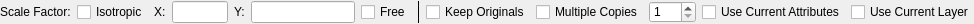
<?xml version="1.0" encoding="UTF-8"?>
<ui version="4.0">
 <class>LC_ModifyScaleOptions</class>
 <widget class="QWidget" name="LC_ModifyScaleOptions">
  <property name="geometry">
   <rect>
    <x>0</x>
    <y>0</y>
    <width>974</width>
    <height>24</height>
   </rect>
  </property>
  <property name="sizePolicy">
   <sizepolicy hsizetype="Preferred" vsizetype="Preferred">
    <horstretch>0</horstretch>
    <verstretch>0</verstretch>
   </sizepolicy>
  </property>
  <property name="minimumSize">
   <size>
    <width>128</width>
    <height>22</height>
   </size>
  </property>
  <property name="maximumSize">
   <size>
    <width>16777215</width>
    <height>16777215</height>
   </size>
  </property>
  <property name="windowTitle">
   <string>Move Rotate Options</string>
  </property>
  <layout class="QGridLayout" name="gridLayout">
   <property name="leftMargin">
    <number>0</number>
   </property>
   <property name="topMargin">
    <number>1</number>
   </property>
   <property name="rightMargin">
    <number>0</number>
   </property>
   <property name="bottomMargin">
    <number>1</number>
   </property>
   <item row="0" column="5">
    <widget class="QLineEdit" name="leFactorY">
     <property name="toolTip">
      <string>Scale factor for Y axis</string>
     </property>
    </widget>
   </item>
   <item row="0" column="13">
    <spacer name="horizontalSpacer">
     <property name="orientation">
      <enum>Qt::Horizontal</enum>
     </property>
     <property name="sizeHint" stdset="0">
      <size>
       <width>0</width>
       <height>20</height>
      </size>
     </property>
    </spacer>
   </item>
   <item row="0" column="2">
    <widget class="QLabel" name="label">
     <property name="text">
      <string>X:</string>
     </property>
    </widget>
   </item>
   <item row="0" column="4">
    <widget class="QLabel" name="label_2">
     <property name="text">
      <string>Y:</string>
     </property>
    </widget>
   </item>
   <item row="0" column="6">
    <widget class="QCheckBox" name="cbExplicitFactor">
     <property name="toolTip">
      <string>If checked, factor will be freely selected by mouse. Otherwise, specified values of factors will be used.</string>
     </property>
     <property name="text">
      <string>Free</string>
     </property>
    </widget>
   </item>
   <item row="0" column="8">
    <widget class="QCheckBox" name="cbKeepOriginals">
     <property name="toolTip">
      <string>If checked, original entities will survive, otherwise they will be removed.</string>
     </property>
     <property name="text">
      <string>Keep Originals</string>
     </property>
    </widget>
   </item>
   <item row="0" column="10">
    <widget class="QSpinBox" name="sbNumberOfCopies">
     <property name="toolTip">
      <string>Number of copies</string>
     </property>
     <property name="minimum">
      <number>1</number>
     </property>
     <property name="maximum">
      <number>100</number>
     </property>
    </widget>
   </item>
   <item row="0" column="11">
    <widget class="QCheckBox" name="cbCurrentAttr">
     <property name="toolTip">
      <string>If checked, current attributes will be applied to created entities, otherwise original ones will be used. </string>
     </property>
     <property name="text">
      <string>Use Current Attributes</string>
     </property>
    </widget>
   </item>
   <item row="0" column="1">
    <widget class="QCheckBox" name="cbIsotrpic">
     <property name="toolTip">
      <string>If checked, the same scaling factor for X and Y axis will be applied.</string>
     </property>
     <property name="text">
      <string>Isotropic</string>
     </property>
    </widget>
   </item>
   <item row="0" column="12">
    <widget class="QCheckBox" name="cbCurrentLayer">
     <property name="toolTip">
      <string>If checked, created entities will be placed to current layer. Otherwise, they will be placed to original layers. </string>
     </property>
     <property name="text">
      <string>Use Current Layer</string>
     </property>
    </widget>
   </item>
   <item row="0" column="3">
    <widget class="QLineEdit" name="leFactorX">
     <property name="sizePolicy">
      <sizepolicy hsizetype="Preferred" vsizetype="Preferred">
       <horstretch>0</horstretch>
       <verstretch>0</verstretch>
      </sizepolicy>
     </property>
     <property name="maximumSize">
      <size>
       <width>60</width>
       <height>16777215</height>
      </size>
     </property>
     <property name="toolTip">
      <string>Scale factor for X axis</string>
     </property>
    </widget>
   </item>
   <item row="0" column="0">
    <widget class="QLabel" name="label_3">
     <property name="text">
      <string>Scale Factor:</string>
     </property>
    </widget>
   </item>
   <item row="0" column="9">
    <widget class="QCheckBox" name="cbMultipleCopies">
     <property name="toolTip">
      <string>If checked, multiple copies will be created.</string>
     </property>
     <property name="text">
      <string>Multiple Copies</string>
     </property>
    </widget>
   </item>
   <item row="0" column="7">
    <widget class="Line" name="line">
     <property name="frameShadow">
      <enum>QFrame::Plain</enum>
     </property>
     <property name="lineWidth">
      <number>0</number>
     </property>
     <property name="midLineWidth">
      <number>0</number>
     </property>
     <property name="orientation">
      <enum>Qt::Vertical</enum>
     </property>
    </widget>
   </item>
  </layout>
 </widget>
 <resources/>
 <connections/>
</ui>
